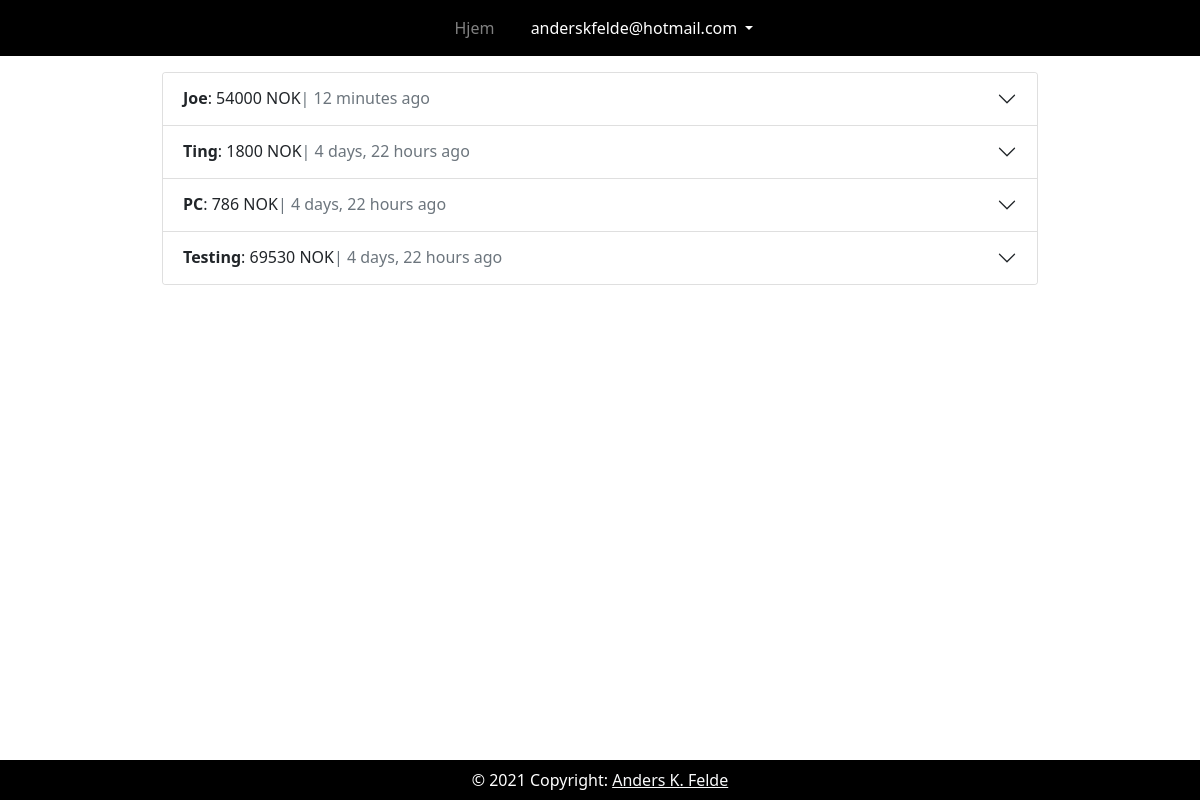
The app's page /myBids (signed in) with its own data.
### webpage/submodels/item.py (models this page shows, shortened)
class Item(models.Model):
    name = models.CharField(max_length=30)
    price = models.IntegerField()
    image = models.ImageField(upload_to="webpage/images/items/")
    dato = models.DateTimeField(default=timezone.now)
    expiration = models.DateTimeField(default=datetime.now() +
                                      timedelta(hours=9))

### webpage/submodels/bid.py (models this page shows)
class Bid(models.Model):
    item = models.ForeignKey(Item, on_delete=models.CASCADE)
    user = models.ForeignKey(User, on_delete=models.CASCADE,
                             default=11)  #Er en dummy user
    bid = models.IntegerField()
    dato = models.DateTimeField(default=timezone.now)
    def __str__(self):
        return f"{self.item.name}: {self.bid},- ({self.user.username})"

### webpage/views/myBids.py (the view)
# urls.py: path("myBids", myBids.myBids, name="myBids"),
def myBids(request):
    if not request.user.is_authenticated:
        messages.add_message(request, messages.ERROR,
                             'Du må være logget inn for å se mine bud')
        return redirect("/logIn")
    groupedBids = {}
    bids = db.getMyBids(request.user.id)
    for bid in bids:
        if isHighest(bid):
            bid.prefix = "(du)"
        groupBid(bid, groupedBids)
    print(groupedBids)
    return render(request,
                  "webpage/myBids.html",
                  context={"groupedBids": groupedBids})

### webpage/modules/database.py (called while the page is built)
    def getMyBids(self, id):
        return Bid.objects.filter(user__id=id).order_by("-dato")

    def bidExists(self, id):
        return Bid.objects.filter(item__id=id).exists()

    def getHighestBidWithUser(self, id):
        if self.bidExists(id):
            bid = Bid.objects.filter(item__id=id).order_by("-bid")[0]
            return bid.bid, bid.user
        return 0, None

### webpage/views/myBids.py (called while the page is built)
def isHighest(bid):
    highestBid, highestUser = db.getHighestBidWithUser(bid.item.id)
    if bid.user.id == highestUser.id and bid.bid == highestBid:
        return True
    return False

def groupBid(bid, groupedBids):
    if bid.item.name in groupedBids:
        groupedBids[bid.item.name].append(bid)
    else:
        groupedBids[bid.item.name] = [bid]

### webpage/templates/webpage/myBids.html (shortened to what this page needs)
{% extends 'webpage/includes/base.html' %}
{% load static %}
{% block content %}
<div class="container mb-5 mt-3 w-75">
    {% include "webpage/includes/bidCards.html" %}
</div>
{% endblock content %}

### webpage/templates/webpage/includes/navbar.html (shortened to what this page needs)
{% load static %}
<nav class="navbar navbar-expand-sm smart-scroll sticky-top navbar-dark">
    <ul class="list-inline text-center">
        <li class="list-inline-item">
            <a class="nav-link" id="hjem" href="/">Hjem</a>
        </li>
        {% if user.is_authenticated %}
        <li class="list-inline-item">
            <div class="collapse navbar-collapse" id="navbarNavDarkDropdown">
                <ul class="navbar-nav">
                    <li class="nav-item dropdown">
                        <a class="nav-link dropdown-toggle" href="#" id="user" role="button" data-bs-toggle="dropdown" aria-expanded="false">
                            {{ user.get_username }}
                        </a>
                    </li>
                </ul>
            </div>
        </li>
        {% else %}
        <li class="list-inline-item">
            <a class="nav-link" id="logIn" href="/logIn">Logg inn</a>
        </li>
        {% endif %}
    </ul>
</nav>

### webpage/templates/webpage/includes/bidCards.html (shortened to what this page needs)
{% load humanize %}
<div class="accordion mx-auto" id="groupedBids">
    {% for item, bids in groupedBids.items %}
    <div class="accordion-item">
        <h2 class="accordion-header" id="heading{{item}}">
            <button class="accordion-button collapsed" type="button" data-bs-toggle="collapse" data-bs-target="#collapse{{item}}" aria-expanded="false" aria-controls="collapse{{item}}">
                <b>{{item}}</b>: {% with bids|first as bid %}{{ bid.bid }} NOK
                <span class="text-muted">| {{ bid.dato|naturaltime }}{% endwith %}</span>
            </button>
        </h2>
    </div>
    {% endfor %}
</div>

### webpage/static/webpage/css/main.css (style rules this page uses)
.navbar { display: inline-block; float: none; vertical-align: top; text-align: center; width: 100%; background-color: black; }
.navbar .collapse { text-align: center; width: 100%; }
.navbar .list-inline { width: 100%; margin-bottom: 0px; }
.navbar .nav-link { color: gray; }
.smart-scroll { position: fixed; top: 0; right: 0; left: 0; z-index: 1030; }

### records on screen
Item: groupedBids "Joe"
Bid: bid "54000", dato "12 minutes ago"
Bid: name "Ting", bid "1800", dato "4 days, 22 hours ago"
Bid: name "PC", bid "786", dato "4 days, 22 hours ago"
Item: groupedBids "Testing"
Bid: bid "69530", dato "4 days, 22 hours ago"

### other values on screen
{{ user.get_username }} "anderskfelde@hotmail.com"
